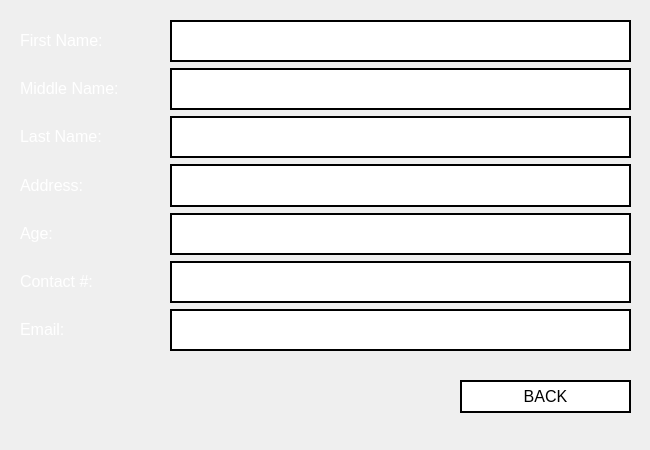
<?xml version="1.0" encoding="UTF-8"?>
<ui version="4.0">
 <class>admin_viewout</class>
 <widget class="QMainWindow" name="admin_viewout">
  <property name="geometry">
   <rect>
    <x>0</x>
    <y>0</y>
    <width>650</width>
    <height>450</height>
   </rect>
  </property>
  <property name="minimumSize">
   <size>
    <width>650</width>
    <height>450</height>
   </size>
  </property>
  <property name="maximumSize">
   <size>
    <width>650</width>
    <height>450</height>
   </size>
  </property>
  <property name="windowTitle">
   <string>View Account</string>
  </property>
  <property name="windowIcon">
   <iconset>
    <normaloff>icon.png</normaloff>icon.png</iconset>
  </property>
  <property name="styleSheet">
   <string notr="true">QWidget#centralwidget{
border-image: url(./gradient.png);
}

QPushButton{
background: transparent;
background-color: white;
border: 2px solid black;
}

QPushButton:hover{
background-color: rgb(30, 30, 30);
color: white;
}

QPushButton:pressed
{
font: bold;
}

QLabel#labela,#labelb,#labelc,#labeld,#labele,#labelf,#labelg,#labelh{
background-color: white;
border: 2px solid black;
}</string>
  </property>
  <widget class="QWidget" name="centralwidget">
   <widget class="QWidget" name="verticalLayoutWidget">
    <property name="geometry">
     <rect>
      <x>20</x>
      <y>20</y>
      <width>131</width>
      <height>331</height>
     </rect>
    </property>
    <layout class="QVBoxLayout" name="verticalLayout">
     <item>
      <widget class="QLabel" name="label1_2">
       <property name="font">
        <font>
         <pointsize>12</pointsize>
        </font>
       </property>
       <property name="text">
        <string>&lt;html&gt;&lt;head/&gt;&lt;body&gt;&lt;p&gt;&lt;span style=&quot; color:#ffffff;&quot;&gt;First Name:&lt;/span&gt;&lt;/p&gt;&lt;/body&gt;&lt;/html&gt;</string>
       </property>
      </widget>
     </item>
     <item>
      <widget class="QLabel" name="label2">
       <property name="font">
        <font>
         <pointsize>12</pointsize>
        </font>
       </property>
       <property name="text">
        <string>&lt;html&gt;&lt;head/&gt;&lt;body&gt;&lt;p&gt;&lt;span style=&quot; color:#ffffff;&quot;&gt;Middle Name:&lt;/span&gt;&lt;/p&gt;&lt;/body&gt;&lt;/html&gt;</string>
       </property>
      </widget>
     </item>
     <item>
      <widget class="QLabel" name="label3">
       <property name="font">
        <font>
         <pointsize>12</pointsize>
        </font>
       </property>
       <property name="text">
        <string>&lt;html&gt;&lt;head/&gt;&lt;body&gt;&lt;p&gt;&lt;span style=&quot; color:#ffffff;&quot;&gt;Last Name:&lt;/span&gt;&lt;/p&gt;&lt;/body&gt;&lt;/html&gt;</string>
       </property>
      </widget>
     </item>
     <item>
      <widget class="QLabel" name="label4">
       <property name="font">
        <font>
         <pointsize>12</pointsize>
        </font>
       </property>
       <property name="text">
        <string>&lt;html&gt;&lt;head/&gt;&lt;body&gt;&lt;p&gt;&lt;span style=&quot; color:#ffffff;&quot;&gt;Address:&lt;/span&gt;&lt;/p&gt;&lt;/body&gt;&lt;/html&gt;</string>
       </property>
      </widget>
     </item>
     <item>
      <widget class="QLabel" name="label5">
       <property name="font">
        <font>
         <pointsize>12</pointsize>
        </font>
       </property>
       <property name="text">
        <string>&lt;html&gt;&lt;head/&gt;&lt;body&gt;&lt;p&gt;&lt;span style=&quot; color:#ffffff;&quot;&gt;Age:&lt;/span&gt;&lt;/p&gt;&lt;/body&gt;&lt;/html&gt;</string>
       </property>
      </widget>
     </item>
     <item>
      <widget class="QLabel" name="label6">
       <property name="font">
        <font>
         <pointsize>12</pointsize>
        </font>
       </property>
       <property name="text">
        <string>&lt;html&gt;&lt;head/&gt;&lt;body&gt;&lt;p&gt;&lt;span style=&quot; color:#ffffff;&quot;&gt;Contact #:&lt;/span&gt;&lt;/p&gt;&lt;/body&gt;&lt;/html&gt;</string>
       </property>
      </widget>
     </item>
     <item>
      <widget class="QLabel" name="label7">
       <property name="font">
        <font>
         <pointsize>12</pointsize>
        </font>
       </property>
       <property name="text">
        <string>&lt;html&gt;&lt;head/&gt;&lt;body&gt;&lt;p&gt;&lt;span style=&quot; color:#ffffff;&quot;&gt;Email:&lt;/span&gt;&lt;/p&gt;&lt;/body&gt;&lt;/html&gt;</string>
       </property>
      </widget>
     </item>
    </layout>
   </widget>
   <widget class="QWidget" name="verticalLayoutWidget_2">
    <property name="geometry">
     <rect>
      <x>170</x>
      <y>20</y>
      <width>461</width>
      <height>331</height>
     </rect>
    </property>
    <layout class="QVBoxLayout" name="verticalLayout_2">
     <item>
      <widget class="QLabel" name="labela">
       <property name="font">
        <font>
         <pointsize>12</pointsize>
        </font>
       </property>
       <property name="frameShape">
        <enum>QFrame::StyledPanel</enum>
       </property>
       <property name="text">
        <string/>
       </property>
      </widget>
     </item>
     <item>
      <widget class="QLabel" name="labelb">
       <property name="font">
        <font>
         <pointsize>12</pointsize>
        </font>
       </property>
       <property name="frameShape">
        <enum>QFrame::StyledPanel</enum>
       </property>
       <property name="text">
        <string/>
       </property>
      </widget>
     </item>
     <item>
      <widget class="QLabel" name="labelc">
       <property name="font">
        <font>
         <pointsize>12</pointsize>
        </font>
       </property>
       <property name="frameShape">
        <enum>QFrame::StyledPanel</enum>
       </property>
       <property name="text">
        <string/>
       </property>
      </widget>
     </item>
     <item>
      <widget class="QLabel" name="labeld">
       <property name="font">
        <font>
         <pointsize>12</pointsize>
        </font>
       </property>
       <property name="frameShape">
        <enum>QFrame::StyledPanel</enum>
       </property>
       <property name="text">
        <string/>
       </property>
      </widget>
     </item>
     <item>
      <widget class="QLabel" name="labele">
       <property name="font">
        <font>
         <pointsize>12</pointsize>
        </font>
       </property>
       <property name="frameShape">
        <enum>QFrame::StyledPanel</enum>
       </property>
       <property name="text">
        <string/>
       </property>
      </widget>
     </item>
     <item>
      <widget class="QLabel" name="labelf">
       <property name="font">
        <font>
         <pointsize>12</pointsize>
        </font>
       </property>
       <property name="frameShape">
        <enum>QFrame::StyledPanel</enum>
       </property>
       <property name="text">
        <string/>
       </property>
      </widget>
     </item>
     <item>
      <widget class="QLabel" name="labelg">
       <property name="font">
        <font>
         <pointsize>12</pointsize>
        </font>
       </property>
       <property name="frameShape">
        <enum>QFrame::StyledPanel</enum>
       </property>
       <property name="text">
        <string/>
       </property>
      </widget>
     </item>
    </layout>
   </widget>
   <widget class="QPushButton" name="sys_back">
    <property name="geometry">
     <rect>
      <x>460</x>
      <y>380</y>
      <width>171</width>
      <height>33</height>
     </rect>
    </property>
    <property name="font">
     <font>
      <pointsize>12</pointsize>
     </font>
    </property>
    <property name="text">
     <string>BACK</string>
    </property>
   </widget>
  </widget>
 </widget>
 <resources/>
 <connections/>
</ui>
